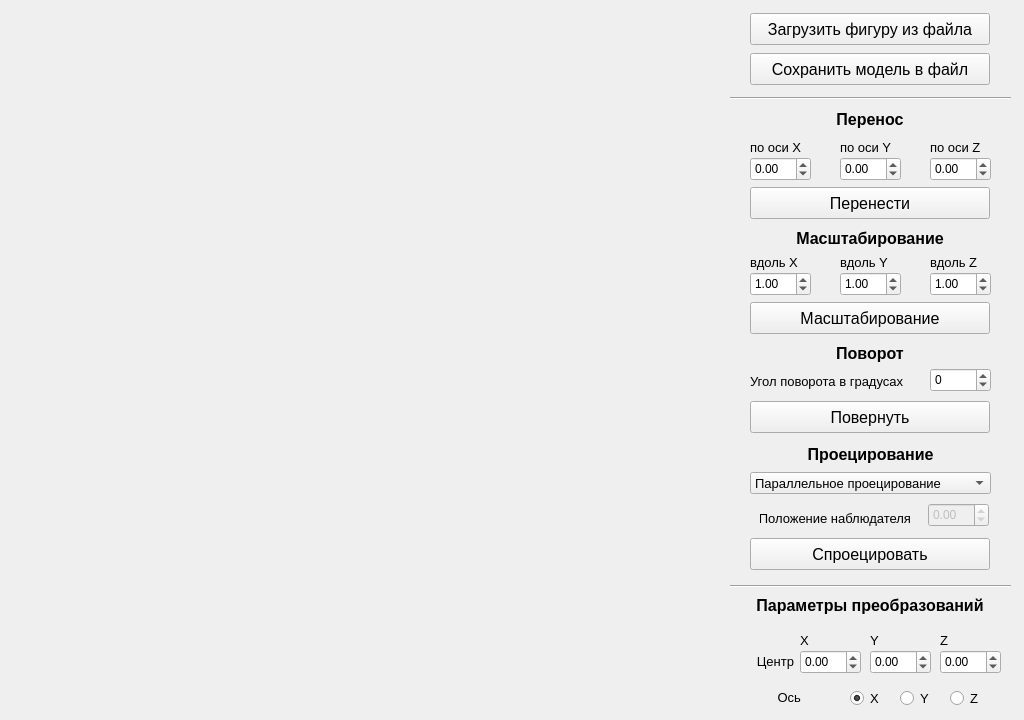
<?xml version="1.0" encoding="UTF-8"?>
<ui version="4.0">
 <class>Window</class>
 <widget class="QMainWindow" name="Window">
  <property name="geometry">
   <rect>
    <x>0</x>
    <y>0</y>
    <width>1024</width>
    <height>720</height>
   </rect>
  </property>
  <property name="windowTitle">
   <string>Window</string>
  </property>
  <widget class="QWidget" name="centralWidget">
   <widget class="QLabel" name="label">
    <property name="geometry">
     <rect>
      <x>750</x>
      <y>107</y>
      <width>240</width>
      <height>24</height>
     </rect>
    </property>
    <property name="font">
     <font>
      <pointsize>12</pointsize>
      <weight>75</weight>
      <italic>false</italic>
      <bold>true</bold>
     </font>
    </property>
    <property name="text">
     <string>Перенос</string>
    </property>
    <property name="alignment">
     <set>Qt::AlignCenter</set>
    </property>
   </widget>
   <widget class="QPushButton" name="loadButton">
    <property name="geometry">
     <rect>
      <x>750</x>
      <y>13</y>
      <width>240</width>
      <height>32</height>
     </rect>
    </property>
    <property name="font">
     <font>
      <pointsize>12</pointsize>
     </font>
    </property>
    <property name="text">
     <string>Загрузить фигуру из файла</string>
    </property>
   </widget>
   <widget class="QDoubleSpinBox" name="dxSpinbox">
    <property name="geometry">
     <rect>
      <x>750</x>
      <y>157</y>
      <width>61</width>
      <height>24</height>
     </rect>
    </property>
    <property name="minimum">
     <double>-99999.000000000000000</double>
    </property>
    <property name="maximum">
     <double>99999.000000000000000</double>
    </property>
   </widget>
   <widget class="QDoubleSpinBox" name="dySpinbox">
    <property name="geometry">
     <rect>
      <x>840</x>
      <y>157</y>
      <width>61</width>
      <height>24</height>
     </rect>
    </property>
    <property name="minimum">
     <double>-99999.000000000000000</double>
    </property>
    <property name="maximum">
     <double>99999.000000000000000</double>
    </property>
   </widget>
   <widget class="QLabel" name="label_2">
    <property name="geometry">
     <rect>
      <x>750</x>
      <y>137</y>
      <width>61</width>
      <height>20</height>
     </rect>
    </property>
    <property name="font">
     <font>
      <pointsize>10</pointsize>
     </font>
    </property>
    <property name="text">
     <string>по оси X</string>
    </property>
   </widget>
   <widget class="QLabel" name="label_3">
    <property name="geometry">
     <rect>
      <x>840</x>
      <y>137</y>
      <width>61</width>
      <height>20</height>
     </rect>
    </property>
    <property name="font">
     <font>
      <pointsize>10</pointsize>
     </font>
    </property>
    <property name="text">
     <string>по оси Y</string>
    </property>
   </widget>
   <widget class="QLabel" name="label_4">
    <property name="geometry">
     <rect>
      <x>930</x>
      <y>137</y>
      <width>61</width>
      <height>20</height>
     </rect>
    </property>
    <property name="font">
     <font>
      <pointsize>10</pointsize>
     </font>
    </property>
    <property name="text">
     <string>по оси Z</string>
    </property>
   </widget>
   <widget class="QDoubleSpinBox" name="dzSpinbox">
    <property name="geometry">
     <rect>
      <x>930</x>
      <y>157</y>
      <width>61</width>
      <height>24</height>
     </rect>
    </property>
    <property name="minimum">
     <double>-99999.000000000000000</double>
    </property>
    <property name="maximum">
     <double>99999.000000000000000</double>
    </property>
   </widget>
   <widget class="QPushButton" name="saveButton">
    <property name="geometry">
     <rect>
      <x>750</x>
      <y>53</y>
      <width>240</width>
      <height>32</height>
     </rect>
    </property>
    <property name="font">
     <font>
      <pointsize>12</pointsize>
     </font>
    </property>
    <property name="text">
     <string>Сохранить модель в файл</string>
    </property>
   </widget>
   <widget class="QPushButton" name="moveButton">
    <property name="geometry">
     <rect>
      <x>750</x>
      <y>187</y>
      <width>240</width>
      <height>32</height>
     </rect>
    </property>
    <property name="font">
     <font>
      <pointsize>12</pointsize>
     </font>
    </property>
    <property name="text">
     <string>Перенести</string>
    </property>
   </widget>
   <widget class="QDoubleSpinBox" name="kySpinbox">
    <property name="geometry">
     <rect>
      <x>840</x>
      <y>272</y>
      <width>61</width>
      <height>24</height>
     </rect>
    </property>
    <property name="minimum">
     <double>-99999.000000000000000</double>
    </property>
    <property name="maximum">
     <double>99999.000000000000000</double>
    </property>
    <property name="value">
     <double>1.000000000000000</double>
    </property>
   </widget>
   <widget class="QDoubleSpinBox" name="kzSpinbox">
    <property name="geometry">
     <rect>
      <x>930</x>
      <y>272</y>
      <width>61</width>
      <height>24</height>
     </rect>
    </property>
    <property name="minimum">
     <double>-99999.000000000000000</double>
    </property>
    <property name="maximum">
     <double>99999.000000000000000</double>
    </property>
    <property name="value">
     <double>1.000000000000000</double>
    </property>
   </widget>
   <widget class="QLabel" name="label_5">
    <property name="geometry">
     <rect>
      <x>750</x>
      <y>226</y>
      <width>240</width>
      <height>24</height>
     </rect>
    </property>
    <property name="font">
     <font>
      <pointsize>12</pointsize>
      <weight>75</weight>
      <italic>false</italic>
      <bold>true</bold>
     </font>
    </property>
    <property name="text">
     <string>Масштабирование</string>
    </property>
    <property name="alignment">
     <set>Qt::AlignCenter</set>
    </property>
   </widget>
   <widget class="QLabel" name="label_11">
    <property name="geometry">
     <rect>
      <x>750</x>
      <y>252</y>
      <width>61</width>
      <height>20</height>
     </rect>
    </property>
    <property name="font">
     <font>
      <pointsize>10</pointsize>
     </font>
    </property>
    <property name="text">
     <string>вдоль X</string>
    </property>
   </widget>
   <widget class="QLabel" name="label_12">
    <property name="geometry">
     <rect>
      <x>930</x>
      <y>252</y>
      <width>61</width>
      <height>20</height>
     </rect>
    </property>
    <property name="font">
     <font>
      <pointsize>10</pointsize>
     </font>
    </property>
    <property name="text">
     <string>вдоль Z</string>
    </property>
   </widget>
   <widget class="QPushButton" name="scaleButton">
    <property name="geometry">
     <rect>
      <x>750</x>
      <y>302</y>
      <width>240</width>
      <height>32</height>
     </rect>
    </property>
    <property name="font">
     <font>
      <pointsize>12</pointsize>
     </font>
    </property>
    <property name="text">
     <string>Масштабирование</string>
    </property>
   </widget>
   <widget class="QLabel" name="label_13">
    <property name="geometry">
     <rect>
      <x>840</x>
      <y>252</y>
      <width>61</width>
      <height>20</height>
     </rect>
    </property>
    <property name="font">
     <font>
      <pointsize>10</pointsize>
     </font>
    </property>
    <property name="text">
     <string>вдоль Y</string>
    </property>
   </widget>
   <widget class="QDoubleSpinBox" name="kxSpinbox">
    <property name="geometry">
     <rect>
      <x>750</x>
      <y>272</y>
      <width>61</width>
      <height>24</height>
     </rect>
    </property>
    <property name="minimum">
     <double>-99999.000000000000000</double>
    </property>
    <property name="maximum">
     <double>99999.000000000000000</double>
    </property>
    <property name="value">
     <double>1.000000000000000</double>
    </property>
   </widget>
   <widget class="QLabel" name="label_14">
    <property name="geometry">
     <rect>
      <x>750</x>
      <y>371</y>
      <width>171</width>
      <height>20</height>
     </rect>
    </property>
    <property name="font">
     <font>
      <pointsize>10</pointsize>
     </font>
    </property>
    <property name="text">
     <string>Угол поворота в градусах</string>
    </property>
   </widget>
   <widget class="QSpinBox" name="angleSpinbox">
    <property name="geometry">
     <rect>
      <x>930</x>
      <y>368</y>
      <width>61</width>
      <height>24</height>
     </rect>
    </property>
    <property name="minimum">
     <number>-359</number>
    </property>
    <property name="maximum">
     <number>359</number>
    </property>
   </widget>
   <widget class="QLabel" name="label_15">
    <property name="geometry">
     <rect>
      <x>750</x>
      <y>341</y>
      <width>240</width>
      <height>24</height>
     </rect>
    </property>
    <property name="font">
     <font>
      <pointsize>12</pointsize>
      <weight>75</weight>
      <italic>false</italic>
      <bold>true</bold>
     </font>
    </property>
    <property name="text">
     <string>Поворот</string>
    </property>
    <property name="alignment">
     <set>Qt::AlignCenter</set>
    </property>
   </widget>
   <widget class="QPushButton" name="rotateButton">
    <property name="geometry">
     <rect>
      <x>750</x>
      <y>401</y>
      <width>240</width>
      <height>32</height>
     </rect>
    </property>
    <property name="font">
     <font>
      <pointsize>12</pointsize>
     </font>
    </property>
    <property name="text">
     <string>Повернуть</string>
    </property>
   </widget>
   <widget class="Line" name="line">
    <property name="geometry">
     <rect>
      <x>730</x>
      <y>90</y>
      <width>281</width>
      <height>16</height>
     </rect>
    </property>
    <property name="orientation">
     <enum>Qt::Horizontal</enum>
    </property>
   </widget>
   <widget class="QRadioButton" name="axisXRadio">
    <property name="geometry">
     <rect>
      <x>850</x>
      <y>690</y>
      <width>41</width>
      <height>17</height>
     </rect>
    </property>
    <property name="font">
     <font>
      <pointsize>10</pointsize>
     </font>
    </property>
    <property name="text">
     <string>X</string>
    </property>
    <property name="checked">
     <bool>true</bool>
    </property>
   </widget>
   <widget class="QLabel" name="label_16">
    <property name="geometry">
     <rect>
      <x>770</x>
      <y>687</y>
      <width>31</width>
      <height>20</height>
     </rect>
    </property>
    <property name="font">
     <font>
      <pointsize>10</pointsize>
     </font>
    </property>
    <property name="text">
     <string>Ось</string>
    </property>
    <property name="alignment">
     <set>Qt::AlignRight|Qt::AlignTrailing|Qt::AlignVCenter</set>
    </property>
   </widget>
   <widget class="QRadioButton" name="axisYRadio">
    <property name="geometry">
     <rect>
      <x>900</x>
      <y>690</y>
      <width>41</width>
      <height>17</height>
     </rect>
    </property>
    <property name="font">
     <font>
      <pointsize>10</pointsize>
     </font>
    </property>
    <property name="text">
     <string>Y</string>
    </property>
   </widget>
   <widget class="QRadioButton" name="axisZRadio">
    <property name="geometry">
     <rect>
      <x>950</x>
      <y>690</y>
      <width>41</width>
      <height>17</height>
     </rect>
    </property>
    <property name="font">
     <font>
      <pointsize>10</pointsize>
     </font>
    </property>
    <property name="text">
     <string>Z</string>
    </property>
   </widget>
   <widget class="QLabel" name="label_17">
    <property name="geometry">
     <rect>
      <x>800</x>
      <y>630</y>
      <width>61</width>
      <height>20</height>
     </rect>
    </property>
    <property name="font">
     <font>
      <pointsize>10</pointsize>
     </font>
    </property>
    <property name="text">
     <string>X</string>
    </property>
   </widget>
   <widget class="QDoubleSpinBox" name="cxSpinbox">
    <property name="geometry">
     <rect>
      <x>800</x>
      <y>650</y>
      <width>61</width>
      <height>24</height>
     </rect>
    </property>
    <property name="minimum">
     <double>-99999.000000000000000</double>
    </property>
    <property name="maximum">
     <double>99999.000000000000000</double>
    </property>
   </widget>
   <widget class="QDoubleSpinBox" name="czSpinbox">
    <property name="geometry">
     <rect>
      <x>940</x>
      <y>650</y>
      <width>61</width>
      <height>24</height>
     </rect>
    </property>
    <property name="minimum">
     <double>-99999.000000000000000</double>
    </property>
    <property name="maximum">
     <double>99999.000000000000000</double>
    </property>
   </widget>
   <widget class="QDoubleSpinBox" name="cySpinbox">
    <property name="geometry">
     <rect>
      <x>870</x>
      <y>650</y>
      <width>61</width>
      <height>24</height>
     </rect>
    </property>
    <property name="minimum">
     <double>-99999.000000000000000</double>
    </property>
    <property name="maximum">
     <double>99999.000000000000000</double>
    </property>
   </widget>
   <widget class="QLabel" name="label_6">
    <property name="geometry">
     <rect>
      <x>750</x>
      <y>590</y>
      <width>240</width>
      <height>31</height>
     </rect>
    </property>
    <property name="font">
     <font>
      <pointsize>12</pointsize>
      <weight>75</weight>
      <italic>false</italic>
      <bold>true</bold>
     </font>
    </property>
    <property name="text">
     <string>Параметры преобразований</string>
    </property>
    <property name="alignment">
     <set>Qt::AlignCenter</set>
    </property>
   </widget>
   <widget class="QLabel" name="label_18">
    <property name="geometry">
     <rect>
      <x>940</x>
      <y>630</y>
      <width>61</width>
      <height>20</height>
     </rect>
    </property>
    <property name="font">
     <font>
      <pointsize>10</pointsize>
     </font>
    </property>
    <property name="text">
     <string>Z</string>
    </property>
   </widget>
   <widget class="QLabel" name="label_19">
    <property name="geometry">
     <rect>
      <x>870</x>
      <y>630</y>
      <width>61</width>
      <height>20</height>
     </rect>
    </property>
    <property name="font">
     <font>
      <pointsize>10</pointsize>
     </font>
    </property>
    <property name="text">
     <string>Y</string>
    </property>
   </widget>
   <widget class="QLabel" name="label_20">
    <property name="geometry">
     <rect>
      <x>740</x>
      <y>442</y>
      <width>261</width>
      <height>24</height>
     </rect>
    </property>
    <property name="font">
     <font>
      <pointsize>12</pointsize>
      <weight>75</weight>
      <italic>false</italic>
      <bold>true</bold>
     </font>
    </property>
    <property name="text">
     <string>Проецирование</string>
    </property>
    <property name="alignment">
     <set>Qt::AlignCenter</set>
    </property>
   </widget>
   <widget class="QPushButton" name="projectButton">
    <property name="geometry">
     <rect>
      <x>750</x>
      <y>538</y>
      <width>240</width>
      <height>32</height>
     </rect>
    </property>
    <property name="font">
     <font>
      <pointsize>12</pointsize>
     </font>
    </property>
    <property name="text">
     <string>Спроецировать</string>
    </property>
   </widget>
   <widget class="Line" name="line_3">
    <property name="geometry">
     <rect>
      <x>730</x>
      <y>578</y>
      <width>281</width>
      <height>16</height>
     </rect>
    </property>
    <property name="orientation">
     <enum>Qt::Horizontal</enum>
    </property>
   </widget>
   <widget class="QComboBox" name="projectBox">
    <property name="geometry">
     <rect>
      <x>750</x>
      <y>472</y>
      <width>241</width>
      <height>22</height>
     </rect>
    </property>
    <property name="font">
     <font>
      <pointsize>10</pointsize>
     </font>
    </property>
    <item>
     <property name="text">
      <string>Параллельное проецирование</string>
     </property>
    </item>
    <item>
     <property name="text">
      <string>Центральное проецирование</string>
     </property>
    </item>
   </widget>
   <widget class="QLabel" name="label_7">
    <property name="geometry">
     <rect>
      <x>760</x>
      <y>508</y>
      <width>151</width>
      <height>20</height>
     </rect>
    </property>
    <property name="font">
     <font>
      <pointsize>10</pointsize>
     </font>
    </property>
    <property name="text">
     <string>Положение наблюдателя</string>
    </property>
    <property name="alignment">
     <set>Qt::AlignRight|Qt::AlignTrailing|Qt::AlignVCenter</set>
    </property>
   </widget>
   <widget class="QDoubleSpinBox" name="dSpinbox">
    <property name="enabled">
     <bool>false</bool>
    </property>
    <property name="geometry">
     <rect>
      <x>928</x>
      <y>503</y>
      <width>61</width>
      <height>24</height>
     </rect>
    </property>
    <property name="minimum">
     <double>-99999.000000000000000</double>
    </property>
    <property name="maximum">
     <double>99999.000000000000000</double>
    </property>
    <property name="value">
     <double>0.000000000000000</double>
    </property>
   </widget>
   <widget class="QLabel" name="label_8">
    <property name="geometry">
     <rect>
      <x>753</x>
      <y>651</y>
      <width>41</width>
      <height>20</height>
     </rect>
    </property>
    <property name="font">
     <font>
      <pointsize>10</pointsize>
     </font>
    </property>
    <property name="text">
     <string>Центр</string>
    </property>
    <property name="alignment">
     <set>Qt::AlignRight|Qt::AlignTrailing|Qt::AlignVCenter</set>
    </property>
   </widget>
  </widget>
 </widget>
 <layoutdefault spacing="6" margin="11"/>
 <resources/>
 <connections/>
</ui>
